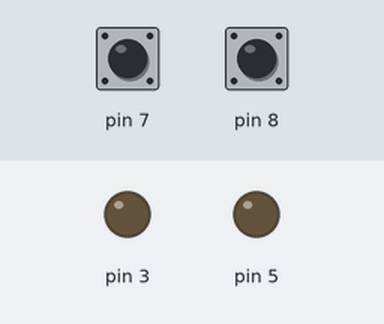
Bench run of a sketch on a simulated Arduino Uno, built with avr-gcc and run on an emulated ATmega328P. Parts: output pins drawn as LEDs (lit = HIGH). The inputs (shaded band) are chosen by the test bench; at power-on: pin 7 HIGH, pin 8 HIGH. What the sketch prints to the serial monitor is not drawn.

Above: at 1.2 s.
1.3 s: pin 7 pulled LOW for 0.15 s
At 1.37 s:
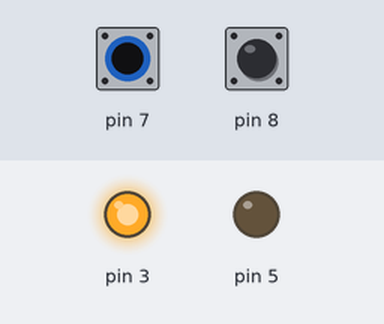
2.9 s: pin 8 pulled LOW for 0.15 s
At 2.97 s:
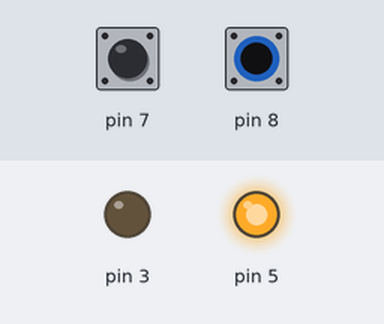
4.5 s: pin 8 pulled LOW for 3.2 s
At 8.8 s:
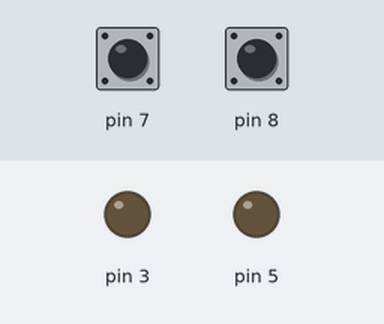
9.2 s: pin 7 pulled LOW for 3.2 s
At 9.8 s:
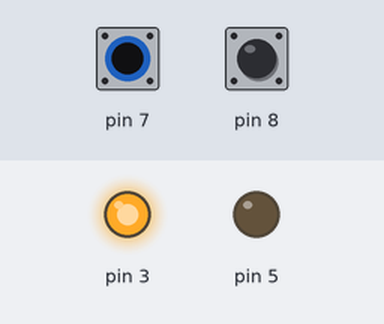
13.9 s: pin 7 driven LOW and pin 8 driven LOW
At 14.6 s:
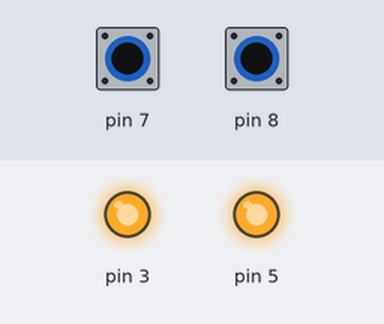
Timing chart, 0 to 16.4 s (numbered marks = the images above; inputs shaded):
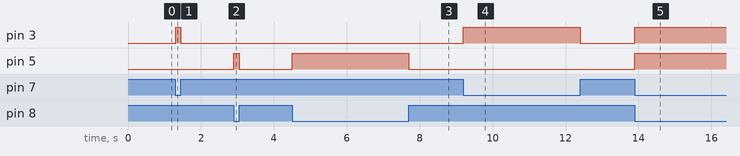

The sketch:

sketch_Challenge2b.ino
```cpp
void setup() {
  Serial.begin(9600);
     pinMode(7,INPUT_PULLUP);
     pinMode(8,INPUT_PULLUP);
     Serial.println("Hello!");
     pinMode(3,OUTPUT);
     pinMode(5,OUTPUT);
}

void loop() {

  Serial.println( '7',digitalRead(7) );
  Serial.println( '8',digitalRead(8) );

if( digitalRead(7) == 0){
    digitalWrite(3,HIGH);
  } else if ( digitalRead(7) == 1){
              digitalWrite(3,LOW);
}

if( digitalRead(8) ==0){
    digitalWrite(5,HIGH);
  } else if ( digitalRead(8) == 1){
              digitalWrite(5,LOW);
}

}
```

Measured:
- after the input at 1.3 s, pin 3: LOW → HIGH at once, → LOW 0.15 s later
- after the input at 2.9 s, pin 5: LOW → HIGH at once, → LOW 0.15 s later
- after the input at 4.5 s, pin 5: LOW → HIGH at once, → LOW 3.2 s later
- after the input at 9.2 s, pin 3: LOW → HIGH at once, → LOW 3.2 s later
- after the input at 13.9 s, pin 3, pin 5: LOW → HIGH at once
